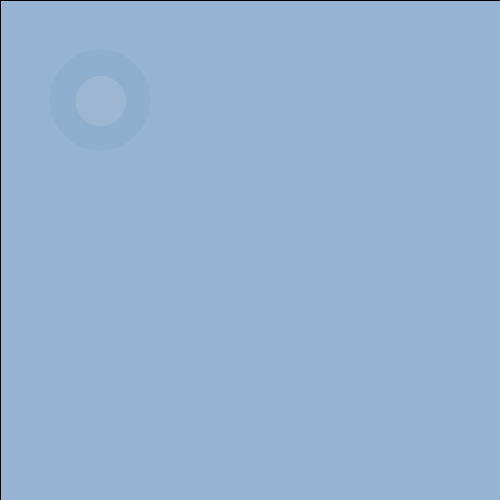
Frame 1 (no input)
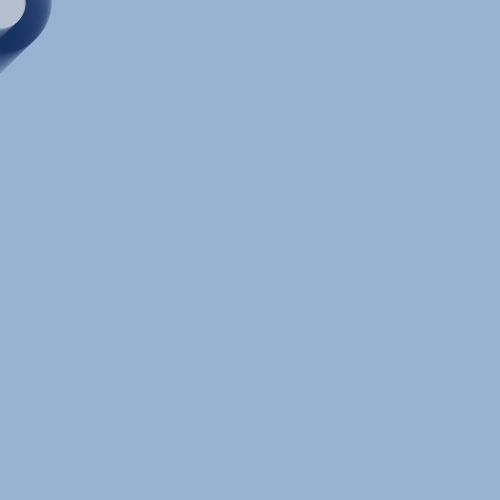
Frame 60 (the mouse pressed at the canvas centre just before this capture)
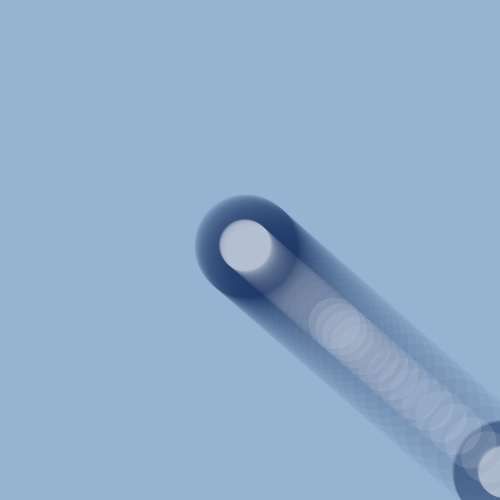
Frame 120 (the mouse held since frame 60 and released just before this capture)

The Processing sketch that drew these frames (run headless with seeded random() and noise(); from frame 60 on, the mouse is pressed at the canvas centre):

// Processing sketch: processing_63682
// ── processing_63682.pde

int maxNum = 75;
int count = 0;
int grow = 1;
float followX = 100;
float followY = 100;
float lngth = 100;
Rings ring[] = new Rings[maxNum];
float r = 0.1;



void setup() {
  size(500, 500);
  background(0, 30, 75, 25);
  smooth();
}

void draw() {
  fill(150, 180, 210);
  rect(0, 0, width, height);
  independantAction();
  breathe();
  display();
}

void independantAction() {
  translate(followX, followY);
  followX = followX + (((mouseX)-followX)/15);
  followY = followY + (((mouseY)-followY)/15);


  rotate(r);
  r = r + 0.025;

  ring[count] = new Rings(followX, followY);
  count = count + 1;
  if (count >= maxNum) {
    count = 0;
  }
  else if (count >= maxNum) {
    count = 0;
  }
  translate(-followX, -followY);
}


void display() {
  for (int i = 0; i < maxNum; i++) {
    if (ring[i] != null) {
      ring[i].drawRing(lngth);
    }
  }
}


void breathe() {
  if (lngth > 115) {
    grow = 2;
  }
  else if (lngth < 100) {
    grow = 1;
  }

  if (grow == 1) {
    lngth = lngth + 0.5;
  }
  else if (grow == 2) {
    lngth = lngth - 0.5;
  }
}


void mouseClicked() {
  save(frameCount+".jpg");
}

class Rings {
  float x;
  float y; 
  float diffX = 1;
  float diffY = 1;


  Rings(float i_x, float i_y) {
    x = i_x;
    y = i_y;
  }


  void drawRing(float wdth) {
    noStroke();
    fill(0, 30, 75, 10);
    ellipse(x, y, wdth, wdth);
    fill(215, 220, 235, 45);
    ellipse(x+diffX, y+diffY, wdth/2, wdth/2);
  }
}
